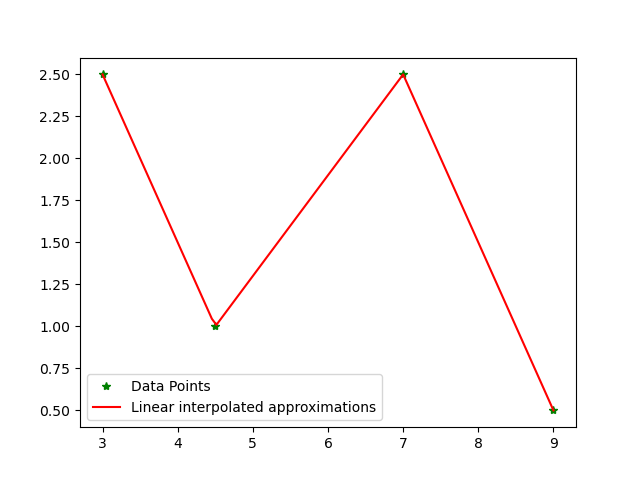

This figure's Python source:
import numpy as np
import matplotlib.pyplot as plt


# defining the LinearSpline function that return coefficients
def LinearSpline(x, fx):
    """

    Parameters:
        x: 1D np.array
            data point locations
        fx: 1D np.array
            dependent variable values at corresponding x
    Returns:
        coeffs (array): coefficients of the linear spline
    """
    # length of arrays ( x and fx are assumed same "length")
    length = len(x)

    # number of segments and knots(points)
    nsegs = length - 1  # this is n
    nknts = length

    # creating A square array and b column array of 2nx2n and 2nx1, i.e two equations for each segments
    A = np.zeros((nsegs * 2, 2 * nsegs))
    b = np.zeros((nsegs * 2, 1))  # y populate this field

    # ai and bi will be solved for using lin.alg

    # 0th order continuity, the equations must be equal at data points
    # there are two equations for every data point except for first and last data points
    # ie 2n-2 equations where n is the number of segments or intervals
    # need to populate A with all segment equation from 1 to 2n-1
    # yi = ai * xi + bi, and yi = a(i+1) * xi + b(i+1) for all i= i, n-1
    for i in range(1, nknts - 1):
        A[2 * i - 1, 2 * (i - 1)] = x[i]  # xi of first equation
        A[2 * i - 1, 2 * (i - 1) + 1] = 1  # 1, multiplier of bi
        A[2 * i, 2 * (i - 1) + 2] = x[i]  # xi of second equation
        A[2 * i, 2 * (i - 1) + 3] = 1  # 1, multiplier of b(i+1)

        # populating the RHS of the equation
        b[2 * i - 1] = fx[i]
        b[2 * i] = fx[i]

        # print(A)
        # print("==============================================")
        # print(b)

    # termination conditions, the first and last segment equations must pass first
    # and last data point respectively
    A[0, 0] = x[0]  # x0
    A[0, 1] = 1  # 1, multiplier of b0
    b[0] = fx[0]  # first row of RHS

    A[2 * nsegs - 1, -1] = 1  # 1, multiplier of b(n)
    A[2 * nsegs - 1, -2] = x[nknts - 1]  # xn for last termination equation
    b[2 * nsegs - 1] = fx[nknts - 1]  # last RHS element

    # print(A)
    # print("==============================================")
    # print(b)

    coeffs = np.linalg.solve(A, b)  # solve the equation

    return coeffs


# x = np.array([1,2,3,4])
# fx = np.array([2,4,3,8])
#
# print(LinearSpline(x,fx))

# creating the function for LinearSplineInterp
def LinearSplineInter(x, xnew, coeffs):
    """

    Parameters:
        x (array): data point values given, 1d row
        xnew (array): new data points to approximate with spline, 1d row
        coeffs (array): coefficients achieved from LinearSpline, 1d column

    Returns:
        (list):fapprox - dependent variable approximations at the new locations

    """

    fapprox = []  # return argument need not be a numpy.ndarray
    lenx = len(x)  # determine how many data points we have

    for i in range(0, len(xnew)):  # cycle through all location points to approximate

        for j in range(lenx):  # logic to see which equation to use in approximation

            if x[j - 1] <= xnew[i] <= x[j]:  # if the value of the location is between two data points

                # incase it equal to one the coefficients for segment should still work
                fapprox.append(
                    coeffs[j * 2 - 2][0] * xnew[i] + coeffs[j * 2 - 1][0])  # calculating the approximation and
                # appending

                # it to the list
                # if i == 0 or i == 66 or i == 99:
                #     print("a: {}, x:{}, b:{}, i: {}".format(coeffs[j * 2 - 2][0], xnew[i], coeffs[j * 2 - 1][0], i))
                break  # no need to re look again to if x new fits anywhere

            # not sure if we should allow for extrapolation so adding logic
            # that if location is outside bounds of data points
            # to append a nonsense number
            if xnew[i] < x[0] or xnew[i] > x[-1]:
                fapprox.append(np.NaN)

    return fapprox


x = np.array([3.0, 4.5, 7.0, 9.0])
fx = np.array([2.5, 1.0, 2.5, 0.5])
xnew = np.linspace(3.0, 9.0, 100)

coeffs = LinearSpline(x, fx)
fapprox = LinearSplineInter(x, xnew, coeffs)
# print(len(fapprox))
# # print(xnew)
# print(xnew[0])
# print(fapprox[0])
# print(xnew[33*2])
# print(fapprox[33*2])
# print(xnew[99])
# print(fapprox[99])

plt.plot(x, fx, 'g*', label = 'Data Points')
plt.plot(xnew,fapprox,'r', label='Linear interpolated approximations')

plt.legend()
# plt.savefig("A8.png")
plt.show()

